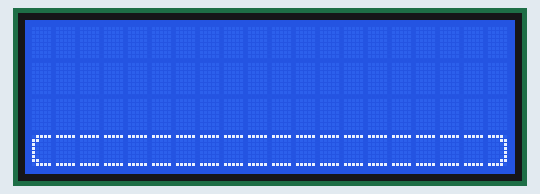
This sketch was run on a simulated Arduino Uno, built with avr-gcc and run on an emulated ATmega328P. Shown: 20×4 character LCD.

Above: at 0.2 s.
At 4.3 s:
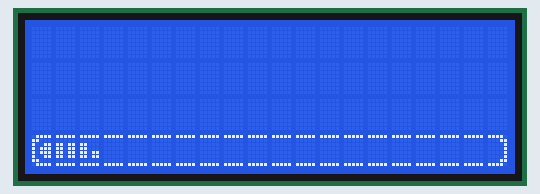
At 8.8 s:
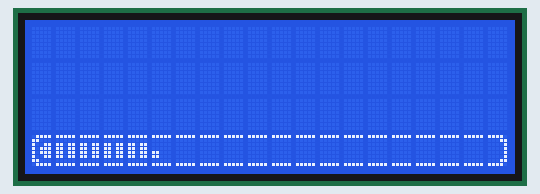
At 17.4 s:
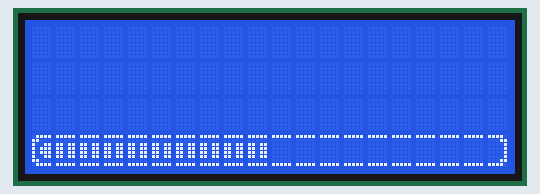
At 26.1 s:
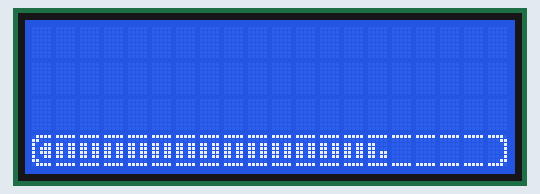
At 34.7 s:
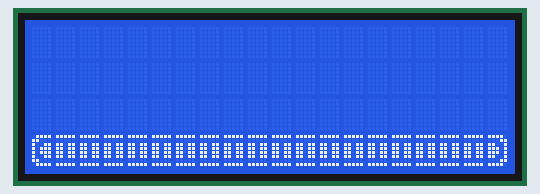

The sketch:

non_libary_progressbar_code.ino
```cpp
#include <Wire.h> // Wire import Libary
#include <LiquidCrystal_I2C.h> //LCD Display Libary

//Display Size
const int lcd_rows = 4; //rows starting with one
const int lcd_colums = 20;  //colums starting with one

//LCD Display Init
LiquidCrystal_I2C lcd(0x27, lcd_colums, lcd_rows);   // I2C Adresse: "0x3F" or "0x27"

//------------------------ progress bar animation characters ------------------------
byte START_DIV_0_OF_4[8] = {B01111,B11000,B10000,B10000,B10000,B10000,B11000,B01111};
byte START_DIV_1_OF_4[8] = {B01111,B11000,B10000,B10000,B10000,B10011,B11000,B01111};
byte START_DIV_2_OF_4[8] = {B01111,B11000,B10000,B10000,B10111,B10011,B11000,B01111};
byte START_DIV_3_OF_4[8] = {B01111,B11000,B10000,B10111,B10111,B10011,B11000,B01111};
byte START_DIV_4_OF_4[8] = {B01111,B11000,B10011,B10111,B10111,B10011,B11000,B01111};
byte DIV_0_OF_8[8] = {B11111,B00000,B00000,B00000,B00000,B00000,B00000,B11111};
byte DIV_1_OF_8[8] = {B11111,B00000,B00000,B00000,B00000,B11000,B00000,B11111};
byte DIV_2_OF_8[8] = {B11111,B00000,B00000,B00000,B11000,B11000,B00000,B11111};
byte DIV_3_OF_8[8] = {B11111,B00000,B00000,B11000,B11000,B11000,B00000,B11111};
byte DIV_4_OF_8[8] = {B11111,B00000,B11000,B11000,B11000,B11000,B00000,B11111};
byte DIV_5_OF_8[8] = {B11111,B00000,B11000,B11000,B11000,B11011,B00000,B11111};
byte DIV_6_OF_8[8] = {B11111,B00000,B11000,B11000,B11011,B11011,B00000,B11111};
byte DIV_7_OF_8[8] = {B11111,B00000,B11000,B11011,B11011,B11011,B00000,B11111};
byte DIV_8_OF_8[8] = {B11111,B00000,B11011,B11011,B11011,B11011,B00000,B11111};
byte END_DIV_0_OF_4[8] = {B11110,B00011,B00001,B00001,B00001,B00001,B00011,B11110};
byte END_DIV_1_OF_4[8] = {B11110,B00011,B00001,B00001,B00001,B11001,B00011,B11110};
byte END_DIV_2_OF_4[8] = {B11110,B00011,B00001,B00001,B11101,B11001,B00011,B11110};
byte END_DIV_3_OF_4[8] = {B11110,B00011,B00001,B11101,B11101,B11001,B00011,B11110};
byte END_DIV_4_OF_4[8] = {B11110,B00011,B11001,B11101,B11101,B11001,B00011,B11110};


/*
------------------------ Progressbar ------------------------
Download: https://www.carnetdumaker.net/snippets/4/
Best Explanation https://www.carnetdumaker.net/articles/faire-une-barre-de-progression-avec-arduino-et-liquidcrystal/
Short Explanation https://www.carnetdumaker.net/articles/faire-une-barre-de-progression-avec-arduino-et-liquidcrystal/#barre-de-progression-v3
*/
void start_progressbar() {
  lcd.createChar(0, START_DIV_4_OF_4);
  lcd.createChar(1, DIV_0_OF_8);
  lcd.createChar(2, DIV_8_OF_8);
  lcd.createChar(3, END_DIV_0_OF_4);
}

void print_progressbar(bool text_percent, String text, int delay_ms) { //Main Progressbar funktion
  start_progressbar();
  while (true) {
    static byte percent = 0;
    draw_progressbar(text_percent, percent, text, lcd_rows - 2, lcd_rows - 1);
    if (++percent == 101) {
      percent = 0;
      break;
    }
    delay(delay_ms);
  }
}

void switch_progressbar_bank(byte bank) { //Progressbar Symbol Bank
  switch (bank) {
    case 0:
      lcd.createChar(4, START_DIV_0_OF_4);
      lcd.createChar(5, START_DIV_1_OF_4);
      lcd.createChar(6, START_DIV_2_OF_4);
      lcd.createChar(7, START_DIV_3_OF_4);
      break;

    case 1:
      lcd.createChar(4, DIV_1_OF_8);
      lcd.createChar(5, DIV_2_OF_8);
      lcd.createChar(6, DIV_3_OF_8);
      lcd.createChar(7, DIV_4_OF_8);
      break;

    case 2:
      lcd.createChar(4, DIV_4_OF_8);
      lcd.createChar(5, DIV_5_OF_8);
      lcd.createChar(6, DIV_6_OF_8);
      lcd.createChar(7, DIV_7_OF_8);
      break;

    case 3:
      lcd.createChar(4, END_DIV_1_OF_4);
      lcd.createChar(5, END_DIV_2_OF_4);
      lcd.createChar(6, END_DIV_3_OF_4);
      lcd.createChar(7, END_DIV_4_OF_4);
      break;
  }
}

void draw_progressbar(bool show_text_percent, byte percent, String text, int position_text, int position_bar) { // draw Progressbar
  if(show_text_percent){
    if (text != "") {
      lcd.setCursor(0, position_text);
      lcd.print(text);
      lcd.setCursor(lcd_colums - 4, position_text);
      lcd.print(percent);
      lcd.print(F("%"));
    }
    else {
      lcd.setCursor(0, position_text);
      lcd.print(percent);
      lcd.print("%");
    }
  }
  lcd.setCursor(0, position_bar);
  byte nb_columns = map(percent, 0, 100, 0, lcd_colums * 2 * 4 - 2 * 4);
  for (byte i = 0; i < lcd_colums; ++i) {
    if (i == 0) {
      if (nb_columns > 4) {
        lcd.write((byte) 0);
        nb_columns -= 4;
      } else if (nb_columns == 4) {
        lcd.write((byte) 0);
        nb_columns = 0;
      } else {
        switch_progressbar_bank(0);
        lcd.setCursor(i, position_bar);
        lcd.write(nb_columns + 4);
        nb_columns = 0;
      }
    } else if (i == lcd_colums - 1) {
      if (nb_columns > 0) {
        switch_progressbar_bank(3);
        lcd.setCursor(i, position_bar);
        lcd.write(nb_columns + 3);
      } else {
        lcd.write(3);
      }
    } else {
      if (nb_columns == 0) {
        lcd.write(1);
      } else if (nb_columns >= 8) {
        lcd.write(2);
        nb_columns -= 8;
      } else if (nb_columns >= 4 && nb_columns < 8) {
        switch_progressbar_bank(2);
        lcd.setCursor(i, position_bar);
        lcd.write(nb_columns);
        nb_columns = 0;
      } else if (nb_columns < 4) {
        switch_progressbar_bank(1);
        lcd.setCursor(i, position_bar);
        lcd.write(nb_columns + 3);
        nb_columns = 0;
      }
    }
  }
}


void setup() {
  lcd.init(); //LCD Display init
  lcd.backlight(); //LCD Display activate Backlight

  print_progressbar(false, F(""), 300);
}

void loop(){

}
```
